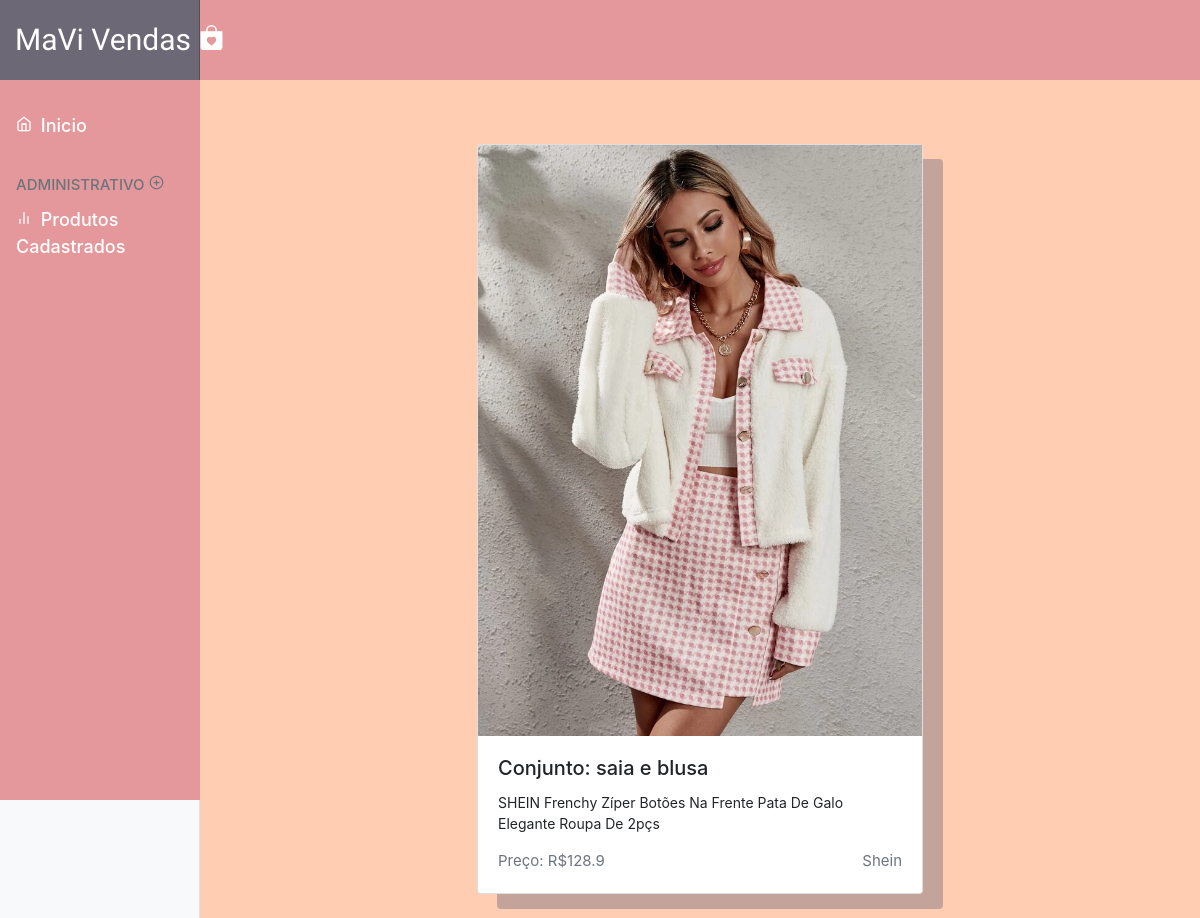
Page /produto/6 on the committed database.
### venda/models.py (models this page shows, shortened)
class Produto(models.Model):
    nome_produto = models.CharField(max_length = 150)
    descricao = models.TextField(verbose_name='descrição')
    preco = models.FloatField(verbose_name='preço')
    img = models.ImageField(upload_to = 'imagens', verbose_name='imagem')
    marca = models.CharField(max_length=150)

### venda/views.py (the view)
# urls.py: path('produto/<int:id_produto>',produto_detalhar,name='produto_detalhar'),
def produto_detalhar(request,id_produto):
    produto = get_object_or_404(Produto, id=id_produto)
    context={
        'produto' : produto,
    }
    return render(request,'venda/produto/detalhe.html',context)

### venda/templates/venda/produto/detalhe.html
{% extends 'base.html' %}
{% block center %}
  <div class="container-fluid mt-5">
    <div class="row justify-content-center">
      <div class="col-md-6">
        <div class="card mb-4 shadow-sm">
          <img src="{{ produto.img.url }}" alt="imagem do curso" />
          <div class="card-body">
            <h5 class="card-title">{{ produto.nome_produto }}</h5>
            <p class="card-text">{{ produto.descricao }}</p>
            <div class="d-flex justify-content-between align-items-center">
              <div>
                <small class="text-muted">Preço: R${{ produto.preco }}</small>
              </div>
              <div>
                <small class="text-muted">{{ produto.marca }}</small>
              </div>
            </div>
          </div>
        </div>
      </div>
    </div>
  </div>
{% endblock %}

### static/dashboard.css (style rules this page uses)
body { font-size: .875rem; }
html, .container-fluid { background-color: #FFCDB2; }
.text-muted { font-size: 15px; }
.card { box-shadow: 20px 15px #6D687566; }

### rows in the picture
Produto: img (picture), nome_produto "Conjunto: saia e blusa", descricao "SHEIN Frenchy Zíper Botões Na Frente Pata De Galo Elegante Roupa De 2pçs", preco "128.9", marca "Shein"
